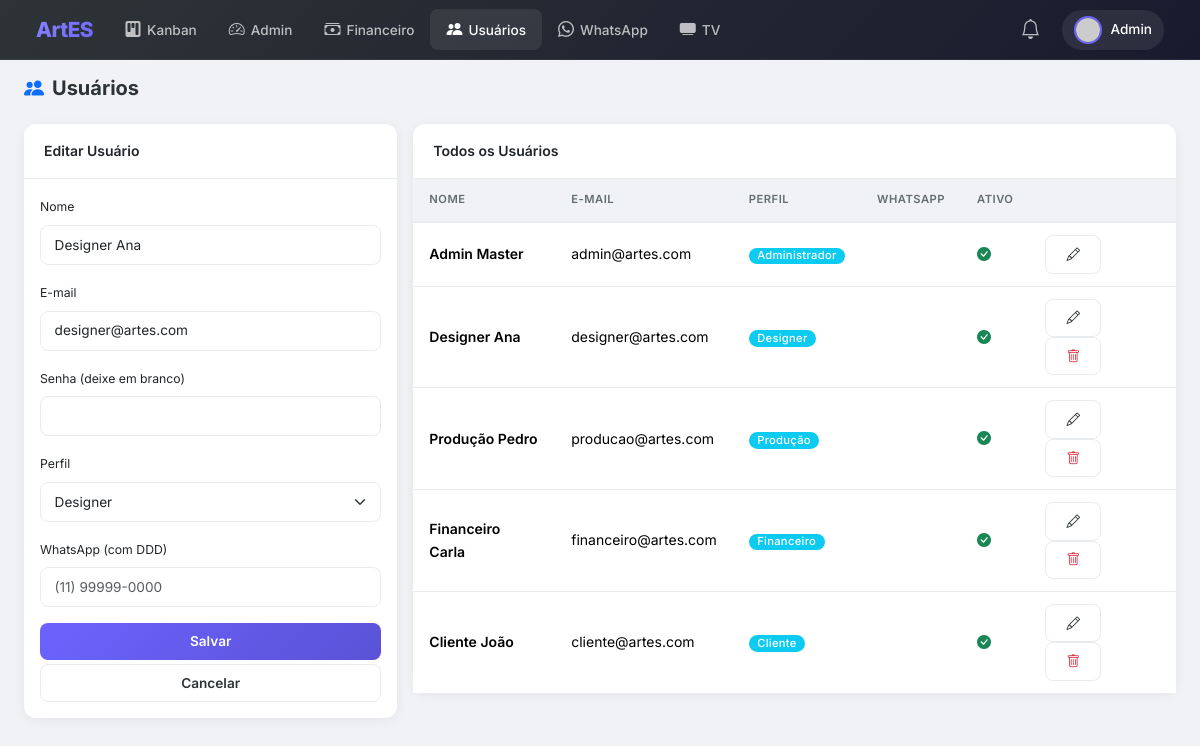
/admin/users.php?edit=2 (signed in), run on the app's committed database.
### tables this page shows
CREATE TABLE users (
    id INT AUTO_INCREMENT PRIMARY KEY,
    name VARCHAR(100) NOT NULL,
    email VARCHAR(100) NOT NULL UNIQUE,
    password VARCHAR(255) NOT NULL,
    role ENUM('admin','designer','production','financial','client') NOT NULL DEFAULT 'client',
    whatsapp VARCHAR(20) DEFAULT NULL,
    avatar VARCHAR(255) DEFAULT NULL,
    active TINYINT(1) DEFAULT 1,
    created_at TIMESTAMP DEFAULT CURRENT_TIMESTAMP
);

### includes/auth.php (called while the page is built, shortened)
<?php
require_once __DIR__ . '/db.php';
class Auth {
    public static function check() {
        return isset($_SESSION['user_id']);
    }
    public static function user() {
        return [
            'id' => $_SESSION['user_id'],
            'name' => $_SESSION['user_name'],
            'email' => $_SESSION['user_email'],
            'role' => $_SESSION['user_role'],
            'avatar' => $_SESSION['user_avatar']
        ];
    }
    public static function role() {
        return $_SESSION['user_role'] ?? null;
    }
    public static function hasRole($roles) {
        return in_array(self::role(), (array)$roles);
    }
}

### includes/db.php (called while the page is built, shortened)
<?php
class Database {
    private static $instance = null;
    private $pdo;
    private function __construct() {
        try {
            $this->pdo = new PDO(
                "mysql:host=" . DB_HOST . ";dbname=" . DB_NAME . ";charset=utf8mb4",
                DB_USER,
                DB_PASS,
                [
                    PDO::ATTR_ERRMODE => PDO::ERRMODE_EXCEPTION,
                    PDO::ATTR_DEFAULT_FETCH_MODE => PDO::FETCH_ASSOC,
                    PDO::ATTR_EMULATE_PREPARES => false
                ]
            );
        } catch (PDOException $e) {
            die("Erro de conexão: " . $e->getMessage());
        }
    }
    public static function getInstance() {
        if (self::$instance === null) {
            self::$instance = new self();
        }
        return self::$instance;
    }
    public function query($sql, $params = []) {
        $stmt = $this->pdo->prepare($sql);
        $stmt->execute($params);
        return $stmt;
    }
    public function fetch($sql, $params = []) {
        return $this->query($sql, $params)->fetch();
    }
    public function fetchAll($sql, $params = []) {
        return $this->query($sql, $params)->fetchAll();
    }
}

### includes/functions.php (called while the page is built, shortened)
<?php
require_once __DIR__ . '/db.php';
function avatarUrl($user) {
    $hash = md5(strtolower(trim($user['email'])));
    return "https://www.gravatar.com/avatar/$hash?s=80&d=mp";
}

### admin/users.php (the view, shortened to what this page needs)
<?php
require_once __DIR__ . '/../includes/auth.php';
require_once __DIR__ . '/../includes/functions.php';
$db = Database::getInstance();
$users = $db->fetchAll("SELECT * FROM users ORDER BY role, name");
$editUser = null;
if (isset($_GET['edit'])) {
    $editUser = $db->fetch("SELECT * FROM users WHERE id = ?", [$_GET['edit']]);
}
require_once __DIR__ . '/../includes/header.php';
?>
<div class="page-header">
    <h4><i class="bi bi-people-fill text-primary me-2"></i>Usuários</h4>
</div>
<div class="row g-3">
    <div class="col-md-4">
        <div class="card">
            <div class="card-header"><?= $editUser ? 'Editar' : 'Novo' ?> Usuário</div>
            <div class="card-body">
                <form method="POST">
                    <div class="mb-3">
                        <label class="form-label small">Nome</label>
                        <input type="text" name="name" class="form-control form-modern" value="<?= htmlspecialchars($editUser['name'] ?? '') ?>" required>
                    </div>
                    <div class="mb-3">
                        <label class="form-label small">E-mail</label>
                        <input type="email" name="email" class="form-control form-modern" value="<?= htmlspecialchars($editUser['email'] ?? '') ?>" required>
                    </div>
                    <div class="mb-3">
                        <label class="form-label small">Senha <?= $editUser ? '(deixe em branco)' : '' ?></label>
                        <input type="password" name="password" class="form-control form-modern" <?= $editUser ? '' : 'required' ?>>
                    </div>
                    <div class="mb-3">
                        <label class="form-label small">Perfil</label>
                        <select name="role" class="form-select form-modern" required>
                            <?php foreach (ROLES as $key => $label): ?>
                            <option value="<?= $key ?>" <?= ($editUser['role'] ?? '') === $key ? 'selected' : '' ?>><?= $label ?></option>
                            <?php endforeach; ?>
                        </select>
                    </div>
                    <div class="mb-3" id="whatsappField">
                        <label class="form-label small">WhatsApp (com DDD)</label>
                        <input type="text" name="whatsapp" class="form-control form-modern" value="<?= htmlspecialchars($editUser['whatsapp'] ?? '') ?>" placeholder="(11) 99999-0000" maxlength="16" oninput="maskWhatsApp(this)">
                    </div>
                    <button type="submit" name="save" class="btn btn-modern btn-primary w-100">Salvar</button>
                    <?php if ($editUser): ?>
                    <a href="users.php" class="btn btn-modern btn-outline w-100 mt-1">Cancelar</a>
                    <?php endif; ?>
                </form>
            </div>
        </div>
    </div>
    <div class="col-md-8">
        <div class="card">
            <div class="card-header">Todos os Usuários</div>
            <div class="card-body p-0">
                <table class="table table-modern">
                    <thead>
                        <tr>
                            <th>Nome</th>
                            <th>E-mail</th>
                            <th>Perfil</th>
                            <th>WhatsApp</th>
                            <th>Ativo</th>
                            <th></th>
                        </tr>
                    </thead>
                    <tbody>
                        <?php foreach ($users as $u): ?>
                        <tr>
                            <td class="fw-semibold"><?= htmlspecialchars($u['name']) ?></td>
                            <td><?= htmlspecialchars($u['email']) ?></td>
                            <td><span class="badge badge-modern bg-info"><?= ROLES[$u['role']] ?></span></td>
                            <td><?= $u['whatsapp'] ? preg_replace('/(?:55)?(\d{2})(\d{4,5})(\d{4})/', '($1) $2-$3', $u['whatsapp']) : '' ?></td>
                            <td><?= $u['active'] ? '<span class="text-success"><i class="bi bi-check-circle-fill"></i></span>' : '<span class="text-danger"><i class="bi bi-x-circle-fill"></i></span>' ?></td>
                            <td>
                                <a href="?edit=<?= $u['id'] ?>" class="btn btn-modern btn-outline btn-sm"><i class="bi bi-pencil"></i></a>
                                <?php if ($u['role'] !== 'admin'): ?>
                                <a href="?delete=<?= $u['id'] ?>" class="btn btn-modern btn-outline btn-sm text-danger" onclick="return confirm('Excluir este usuário?')"><i class="bi bi-trash"></i></a>
                                <?php endif; ?>
                            </td>
                        </tr>
                        <?php endforeach; ?>
                    </tbody>
                </table>
            </div>
        </div>
    </div>
</div>
<?php require_once __DIR__ . '/../includes/footer.php'; ?>

### includes/header.php (shortened to what this page needs)
<!DOCTYPE html>
<html lang="pt-br">
<head>
    <link href="https://cdn.jsdelivr.net/npm/bootstrap@5.3.2/dist/css/bootstrap.min.css" rel="stylesheet">
    <link rel="stylesheet" href="https://cdn.jsdelivr.net/npm/bootstrap-icons@1.11.2/font/bootstrap-icons.css">
    <link rel="stylesheet" href="<?= BASE_URL ?>/assets/css/style.css">
</head>
<body>
<?php if (Auth::check()): ?>
<nav class="navbar navbar-expand-lg navbar-dark navbar-artes">
    <div class="container-fluid">
        <a class="navbar-brand" href="<?= BASE_URL ?>/">ArtES</a>
        <div class="collapse navbar-collapse" id="navbarNav">
            <ul class="navbar-nav me-auto">
                <?php if (Auth::hasRole(['admin', 'designer', 'production', 'financial'])): ?>
                <li class="nav-item"><a class="nav-link <?= basename(dirname($_SERVER['PHP_SELF'])) === 'designer' ? 'active' : '' ?>" href="<?= BASE_URL ?>/designer/"><i class="bi bi-kanban-fill"></i>Kanban</a></li>
                <?php endif; ?>
                <?php if (Auth::hasRole(['admin', 'financial'])): ?>
                <li class="nav-item"><a class="nav-link <?= basename($_SERVER['PHP_SELF']) === 'index.php' && basename(dirname($_SERVER['PHP_SELF'])) === 'admin' ? 'active' : '' ?>" href="<?= BASE_URL ?>/admin/"><i class="bi bi-speedometer2"></i>Admin</a></li>
                <li class="nav-item"><a class="nav-link <?= basename($_SERVER['PHP_SELF']) === 'finances.php' ? 'active' : '' ?>" href="<?= BASE_URL ?>/admin/finances.php"><i class="bi bi-cash-stack"></i>Financeiro</a></li>
                <?php endif; ?>
                <?php if (Auth::hasRole('admin')): ?>
                <li class="nav-item"><a class="nav-link <?= basename($_SERVER['PHP_SELF']) === 'users.php' ? 'active' : '' ?>" href="<?= BASE_URL ?>/admin/users.php"><i class="bi bi-people-fill"></i>Usuários</a></li>
                <li class="nav-item"><a class="nav-link <?= basename($_SERVER['PHP_SELF']) === 'whatsapp.php' ? 'active' : '' ?>" href="<?= BASE_URL ?>/admin/whatsapp.php"><i class="bi bi-whatsapp"></i>WhatsApp</a></li>
                <?php endif; ?>
                <?php if (Auth::hasRole(['admin', 'designer', 'production'])): ?>
                <li class="nav-item"><a class="nav-link" href="<?= BASE_URL ?>/production/tv.php" target="_blank"><i class="bi bi-tv-fill"></i>TV</a></li>
                <?php endif; ?>
            </ul>
            <ul class="navbar-nav align-items-center">
                <?php if (Auth::check()): ?>
                <li class="nav-item dropdown" id="notifDropdown">
                    <a class="nav-link position-relative" href="#" role="button" data-bs-toggle="dropdown" id="notifBell">
                        <i class="bi bi-bell fs-5"></i>
                    </a>
                </li>
                <?php endif; ?>
                <li class="nav-item dropdown user-dropdown">
                    <a class="nav-link dropdown-toggle" href="#" role="button" data-bs-toggle="dropdown">
                        <img src="<?= avatarUrl(Auth::user()) ?>" class="avatar">
                        <span class="d-none d-md-inline"><?= explode(' ', Auth::user()['name'])[0] ?></span>
                    </a>
                </li>
            </ul>
        </div>
    </div>
</nav>
<div class="container-fluid px-4 py-3 fade-in">
<?php endif; ?>

### assets/css/style.css (style rules this page uses)
:root { --primary: #6C63FF; --primary-dark: #5A52D5; --primary-light: #8B85FF; --secondary: #2D3436; --success: #00B894; --warning: #FDCB6E; --danger: #E17055; --info: #74B9FF; --bg: #F0F2F5; --bg-card: #FFFFFF; --text: #2D3436; --text-muted: #636E72; --border: #E9ECEF; --shadow: 0 2px 12px rgba(0,0,0,.06); --shadow-hover: 0 8px 24px rgba(0,0,0,.1); --radius: 12px; --radius-sm: 8px; --transition: .2s ease; }
body { background: var(--bg); color: var(--text); font-family: 'Inter', -apple-system, BlinkMacSystemFont, 'Segoe UI', sans-serif; font-size: .875rem; line-height: 1.6; }
.navbar-artes { background: linear-gradient(135deg, #2D3436 0%, #1a1a2e 100%) !important; backdrop-filter: blur(20px); border-bottom: 1px solid rgba(255,255,255,.06); padding: 0 1.5rem; height: 60px; position: relative; z-index: 1050; }
.navbar-artes .navbar-brand { font-weight: 800; font-size: 1.3rem; letter-spacing: -.5px; background: linear-gradient(135deg, var(--primary-light), var(--primary)); -webkit-background-clip: text; -webkit-text-fill-color: transparent; background-clip: text; }
.navbar-artes .nav-link { color: rgba(255,255,255,.7) !important; font-weight: 500; font-size: .85rem; padding: .5rem 1rem !important; border-radius: var(--radius-sm); transition: var(--transition); position: relative; }
.navbar-artes .nav-link:hover, .navbar-artes .nav-link.active { color: #fff !important; background: rgba(255,255,255,.08); }
.navbar-artes .nav-link i { margin-right: 6px; font-size: 1rem; }
.navbar-artes .user-dropdown .dropdown-toggle { display: flex; align-items: center; gap: 8px; padding: 6px 12px !important; border-radius: 50px; background: rgba(255,255,255,.08); color: #fff !important; font-weight: 500; font-size: .85rem; }
.navbar-artes .user-dropdown .dropdown-toggle::after { display: none; }
.navbar-artes .user-dropdown .avatar { width: 28px; height: 28px; border-radius: 50%; object-fit: cover; border: 2px solid var(--primary); }
.card { border: none; box-shadow: var(--shadow); border-radius: var(--radius); transition: box-shadow var(--transition); }
.card-header { background: transparent; border-bottom: 1px solid var(--border); padding: 1rem 1.25rem; font-weight: 600; }
.table-modern { margin: 0; }
.table-modern thead th { background: var(--bg); color: var(--text-muted); font-weight: 600; font-size: .7rem; text-transform: uppercase; letter-spacing: .5px; padding: .75rem 1rem; border-bottom: 2px solid var(--border); }
.table-modern tbody td { padding: .75rem 1rem; vertical-align: middle; border-bottom: 1px solid var(--border); }
.table-modern tbody tr:last-child td { border-bottom: none; }
.btn-modern { border-radius: var(--radius-sm); font-weight: 600; font-size: .85rem; padding: .5rem 1.25rem; transition: var(--transition); }
.btn-modern.btn-primary { background: linear-gradient(135deg, var(--primary), var(--primary-dark)); border: none; color: #fff; }
.btn-modern.btn-outline { background: transparent; border: 1.5px solid var(--border); color: var(--text); }
.badge-modern { font-weight: 500; font-size: .7rem; padding: .25em .75em; border-radius: 50px; letter-spacing: .3px; }
.form-modern { border-radius: var(--radius-sm); border: 1.5px solid var(--border); padding: .55rem .85rem; font-size: .85rem; transition: var(--transition); }
.page-header { display: flex; align-items: center; justify-content: space-between; margin-bottom: 1.5rem; flex-wrap: wrap; gap: .75rem; }
.page-header h4 { font-weight: 700; font-size: 1.25rem; margin: 0; color: var(--text); }
.fade-in { animation: fadeIn .3s ease; }

### data on the page
users: name "Admin", name "Admin Master", email "admin@artes.com", role "Administrador", active 1 (drawn)
users: name "Designer Ana", email "designer@artes.com", role "Designer", active 1 (drawn)
users: name "Produção Pedro", email "producao@artes.com", role "Produção", active 1 (drawn)
users: name "Financeiro Carla", email "financeiro@artes.com", role "Financeiro", active 1 (drawn)
users: name "Cliente João", email "cliente@artes.com", role "Cliente", active 1 (drawn)
